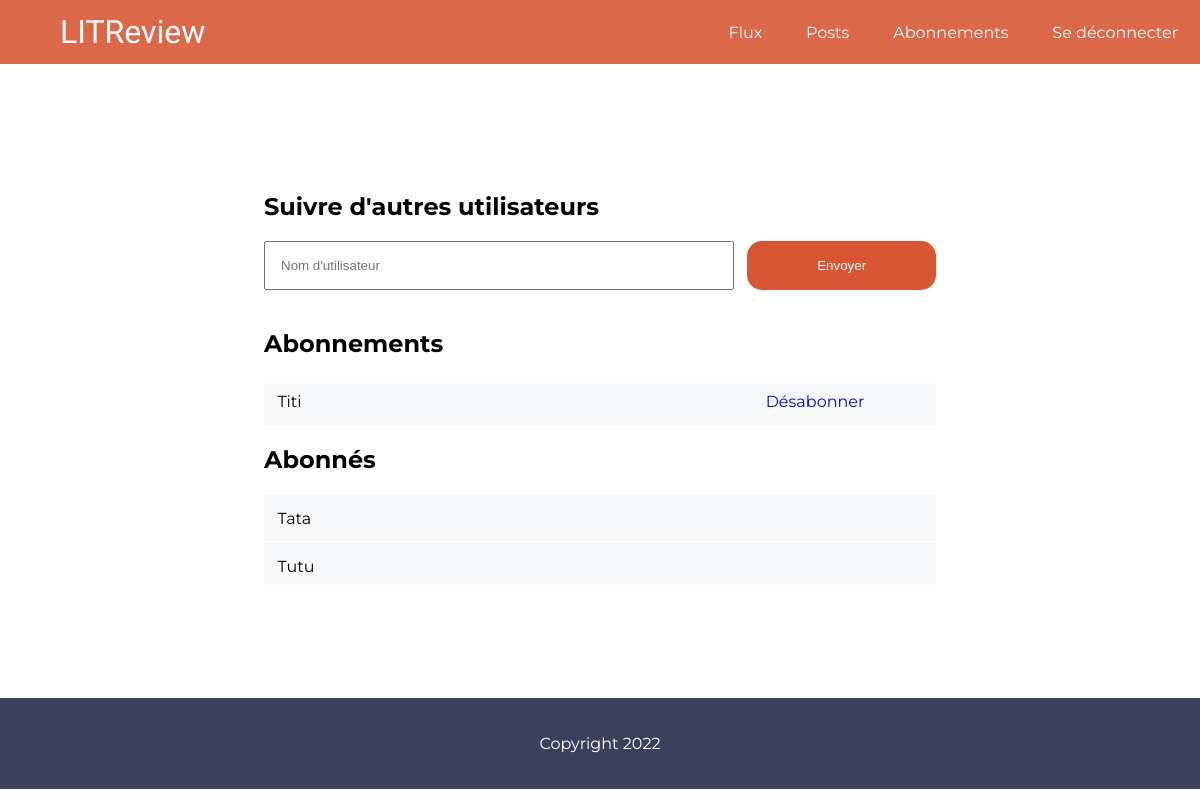
Before: /followers/ (signed in) with the older database file.
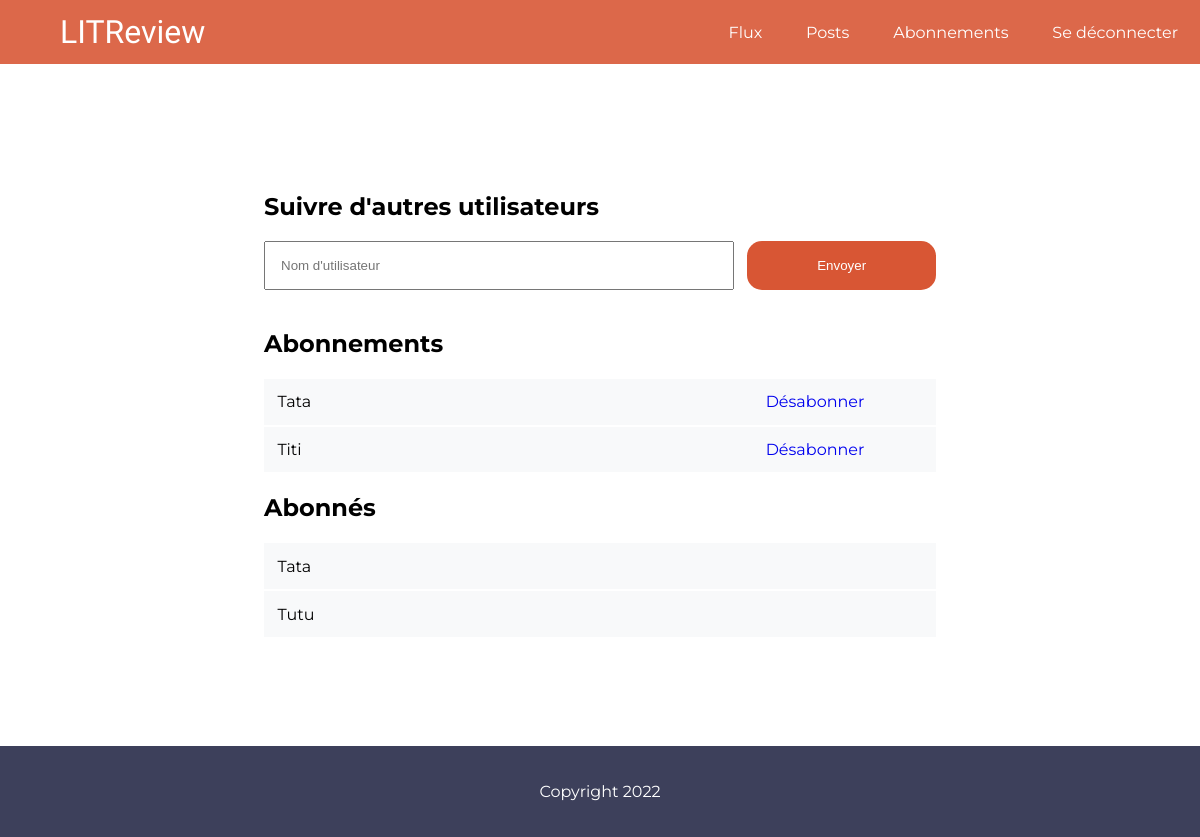
After: the same page with the newer database file.
### appreview/models.py (models this page shows, shortened)
class UserFollows(models.Model):
    user = models.ForeignKey(
        to=settings.AUTH_USER_MODEL, on_delete=models.CASCADE)
    followed_user = models.ForeignKey(to=settings.AUTH_USER_MODEL,
                                      on_delete=models.CASCADE,
                                      related_name="followed_by")
    class Meta:
        unique_together = ('user', 'followed_user',)

### user/models.py (models this page shows)
class CustomUser(AbstractUser):
    follows = models.ManyToManyField(
        'self',
        symmetrical=False,
        verbose_name='suit',
        blank=True,
    )

### appreview/views.py (the view)
# urls.py: path("followers/", appreview.views.followers, name="followers"),
@login_required
def followers(request):
    users_following = UserFollows.objects.filter(user_id=request.user)
    users_followed_by = UserFollows.objects.filter(followed_user=request.user)
    error_msg = ""
    if request.method == "POST":
        form = FollowUsersForm(request.POST)
        try:
            if form.is_valid():
                user = form.save(commit=False)
                user.user = request.user
                user.save()
                return redirect('appreview:followers')
        except ObjectDoesNotExist:
            error_msg = "L'utilisateur n'existe pas"
        except IntegrityError:
            error_msg = "Vous êtes déjà abonné à cet utilisateur"
    else:
        form = FollowUsersForm(request.POST)
    context = {
        "form": form,
        "users_following": users_following,
        "users_followed_by": users_followed_by,
        "error_msg": error_msg,
    }
    return render(request, "appreview/followers.html", context=context)

### appreview/forms.py (shortened to what this page needs)
class FollowUsersForm(forms.ModelForm):
    followed_user = forms.CharField(widget=forms.TextInput(
        attrs={"placeholder": "Nom d'utilisateur"}))
    class Meta:
        model = UserFollows
        fields = ['followed_user']

### appreview/templates/appreview/followers.html (shortened to what this page needs)
{% extends 'base.html' %}
{% block content %}
	<section class="follower">
		<div class="follower-box">
			<div class="search-user">
				<h2>Suivre d'autres utilisateurs</h2>
				<form method="post">
					{% for field in form %}
						{{ field }}
					{% endfor %}
					<button type="submit">Envoyer</button>
				</form>
				<br/>
			</div>
			<div class="following">
				<h2>Abonnements</h2>
				{% for user in users_following %}
					<div class="user-item">
						<p>{{ user.followed_user|title }}</p>
						<a href="{% url 'appreview:unfollow' user.id %}">Désabonner</a><br/>
					</div>
				{% endfor %}
			</div>
			<div class="followed-by">
				<h2>Abonnés</h2>
				{% for user in users_followed_by %}
					<div>
						<p>{{ user.user|title }}</p>
					</div>
				{% endfor %}
			</div>
		</div>
	</section>
{% endblock content %}

### templates/base.html (shortened to what this page needs)
<!DOCTYPE html>
{% load static %}
<html lang="en">
<head>
	<link rel="stylesheet" href="{% static 'sass/main.css' %}">
</head>
<body>
	{% include "partials/navbar_snippet.html" %}
	{% block content %} {% endblock %}
	{% include "partials/footer.html" %}
</body>
</html>

### templates/partials/navbar_snippet.html
<header>
	<nav class="navbar burger-menu">
	{% if user.is_authenticated %}
		<div class="logo">
			<a href="{% url 'appreview:home' %}">LITReview</a>
		</div>
		<div class="nav-login">
			<a href="{% url 'appreview:home' %}"> Flux </a>
			<a href="{% url 'appreview:my_posts' %}"> Posts </a>
			<a href="{% url 'appreview:followers' %}"> Abonnements </a>
			<a href="{% url 'logout' %}"> Se déconnecter </a>
		</div>
	{% else %}
		<div class="logo">
			<a href="{% url 'login' %}">LITReview</a>
		</div>
	{% endif %}
</nav>
</header>

### templates/partials/footer.html
<footer>
	<div>
		<p>
			Copyright 2022
		</p>
	</div>
</footer>

### static/sass/main.css (style rules this page uses)
html { scroll-behavior: smooth; }
body { font-family: "Montserrat", "Roboto", "Titillium Web", sans-serif; display: flex; flex-direction: column; margin: 0; }
a { text-decoration: none; }
.navbar { display: flex; flex-direction: row; align-items: center; width: 100%; height: 8vh; background-color: #dc684a; }
.navbar .logo { flex-grow: 1; margin: 5%; }
.navbar .logo a { color: white; font-size: xx-large; font-family: "Gentium Book Basic", serif, "Roboto Condensed", "Montserrat", "Roboto", "Titillium Web", sans-serif; }
.navbar .nav-login { flex-grow: 2; display: flex; flex-direction: row; justify-content: flex-end; }
.navbar .nav-login a { margin: 0 3%; text-decoration: none; color: white; }
footer div { background-color: #3d405b; color: white; text-align: center; }
footer div p { padding: 3%; margin: 0; }
section.follower { margin: 5% 10%; display: flex; flex-direction: column; align-items: center; }
section.follower .follower-box { width: 70%; border-radius: 10px; margin: 5% auto; }
section.follower .follower-box .search-user { display: flex; flex-direction: column; }
section.follower .follower-box .search-user form { display: flex; }
section.follower .follower-box .search-user form input[type=text] { flex-basis: 70%; padding: 15px; margin: 0 2% 0 0; }
section.follower .follower-box .search-user form button { flex-basis: 30%; background-color: #d85634; border-radius: 15px; padding: 2%; color: white; display: flex; justify-content: center; align-items: center; border: none; }
section.follower .follower-box .following { display: flex; flex-direction: column; }
section.follower .follower-box .following .user-item { background-color: #f8f9fa; margin: 1px 0; display: flex; }
section.follower .follower-box .following .user-item p { flex-basis: 60%; margin: 2% 2%; }
section.follower .follower-box .following .user-item a { margin: auto; text-decoration: none; }
section.follower .follower-box .followed-by { display: flex; flex-direction: column; }
section.follower .follower-box .followed-by div { background-color: #f8f9fa; margin: 1px 0; }
section.follower .follower-box .followed-by div p { margin: 2% 2%; }

Changed rows visible on the page:
added UserFollows: followed_user "Tata", shown under "Abonnements"
